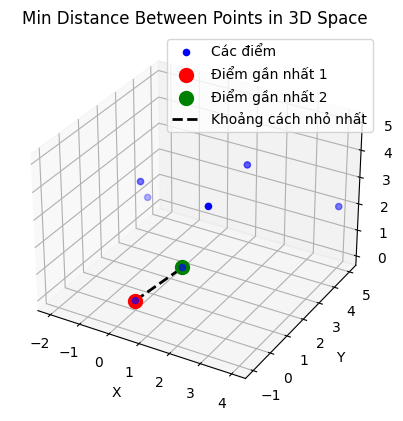

Source code (Python):
import math
import matplotlib.pyplot as plt

# Định nghĩa hàm tính khoảng cách Manhattan
def manhattan_distance(p1, p2):
    return abs(p1[0] - p2[0]) + abs(p1[1] - p2[1]) + abs(p1[2] - p2[2])

# Hàm phụ để tìm khoảng cách nhỏ nhất trong dải và lưu lại các điểm
def strip_closest(strip, d_min):
    min_d = d_min
    closest_points = (None, None)

    strip.sort(key=lambda point: point[1])  # Sắp xếp theo tọa độ y
    
    # So sánh mỗi điểm với điểm tiếp theo trong cửa sổ nhỏ trong dải
    for i in range(len(strip)):
        for j in range(i + 1, len(strip)):
            if abs(strip[j][1] - strip[i][1]) >= min_d:
                break
            distance = manhattan_distance(strip[i], strip[j])
            if distance < min_d:
                min_d = distance
                closest_points = (strip[i], strip[j])
    
    return min_d, closest_points

# Hàm đệ quy để tìm khoảng cách Manhattan nhỏ nhất
def closest_util(points_sorted_by_x):
    n = len(points_sorted_by_x)
    
    # Trường hợp cơ bản: nếu có 2 hoặc 3 điểm, tính khoảng cách trực tiếp
    if n <= 3:
        min_dist = float('inf')
        closest_points = (None, None)
        for i in range(n):
            for j in range(i + 1, n):
                distance = manhattan_distance(points_sorted_by_x[i], points_sorted_by_x[j])
                if distance < min_dist:
                    min_dist = distance
                    closest_points = (points_sorted_by_x[i], points_sorted_by_x[j])
        return min_dist, closest_points

    # Chia tập điểm thành hai nửa
    mid = n // 2
    mid_point = points_sorted_by_x[mid]

    # Đệ quy tìm khoảng cách nhỏ nhất ở nửa trái và nửa phải
    d_left, closest_left = closest_util(points_sorted_by_x[:mid])
    d_right, closest_right = closest_util(points_sorted_by_x[mid:])
    
    # Tìm khoảng cách nhỏ nhất
    d_min = min(d_left, d_right)
    closest_points = closest_left if d_min == d_left else closest_right

    # Tạo một dải các điểm gần đường chia
    strip = []
    for point in points_sorted_by_x:
        if abs(point[0] - mid_point[0]) < d_min:
            strip.append(point)

    # Tìm khoảng cách nhỏ nhất trong dải
    strip_distance, strip_points = strip_closest(strip, d_min)
    if strip_distance < d_min:
        d_min = strip_distance
        closest_points = strip_points

    return d_min, closest_points

# Hàm chính để tìm khoảng cách Manhattan nhỏ nhất
def closest(points):
    points_sorted_by_x = sorted(points, key=lambda point: point[0])  # Sắp xếp các điểm theo tọa độ x
    return closest_util(points_sorted_by_x)

# Hàm vẽ hình minh họa
def plot_points_and_closest(points, closest_points):
    # Tách tọa độ x, y, z từ các điểm
    x, y, z = zip(*points)
    
    # Tạo hình 3D
    fig = plt.figure()
    ax = fig.add_subplot(111, projection='3d')
    
    # Vẽ các điểm
    ax.scatter(x, y, z, color='b', label='Các điểm')

    # Vẽ các điểm có khoảng cách nhỏ nhất
    if closest_points[0] and closest_points[1]:
        ax.scatter(closest_points[0][0], closest_points[0][1], closest_points[0][2], color='r', s=100, label='Điểm gần nhất 1')
        ax.scatter(closest_points[1][0], closest_points[1][1], closest_points[1][2], color='g', s=100, label='Điểm gần nhất 2')
        
        # Vẽ đường nối giữa hai điểm gần nhất
        ax.plot([closest_points[0][0], closest_points[1][0]], 
                [closest_points[0][1], closest_points[1][1]], 
                [closest_points[0][2], closest_points[1][2]], color='k', linestyle='--', linewidth=2, label='Khoảng cách nhỏ nhất')
    
    ax.set_xlabel('X')
    ax.set_ylabel('Y')
    ax.set_zlabel('Z')
    ax.legend()
    plt.title('Min Distance Between Points in 3D Space')
    plt.show()

# Ví dụ sử dụng thuật toán
def main():
    # Tập hợp điểm ví dụ trong không gian 3D
    points = [
        (-1, 2, 3),
        (3, -1, 5),
        (1, 1, 1),
        (4, 5, 2),
        (0, 0, 0),
        (2, 3, 4),
        (-2, 4, 1)
    ]

    # Tìm và in khoảng cách Manhattan nhỏ nhất
    min_distance, closest_points = closest(points)
    print(f"Khoảng cách Manhattan nhỏ nhất là: {min_distance}")
    print(f"Các điểm gần nhất là: {closest_points[0]} và {closest_points[1]}")

    # Vẽ hình minh họa
    plot_points_and_closest(points, closest_points)

# Chạy chương trình
if __name__ == "__main__":
    main()
